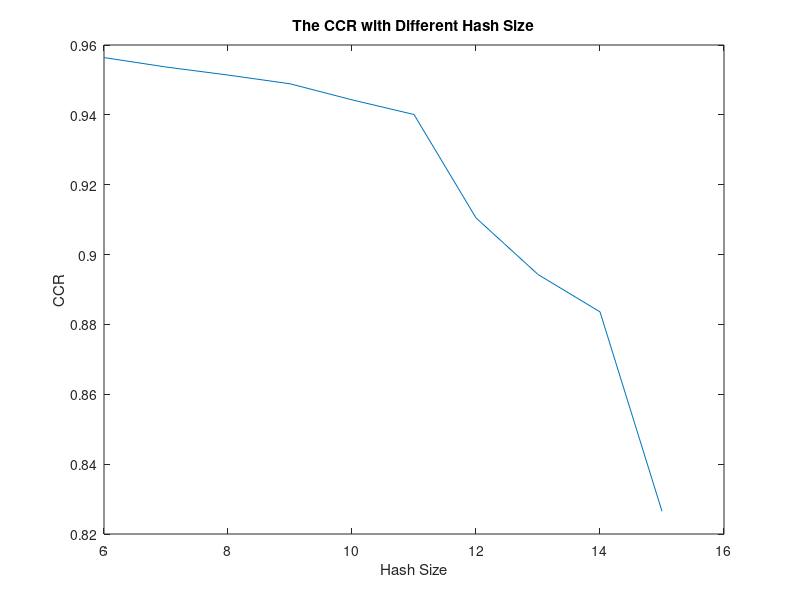
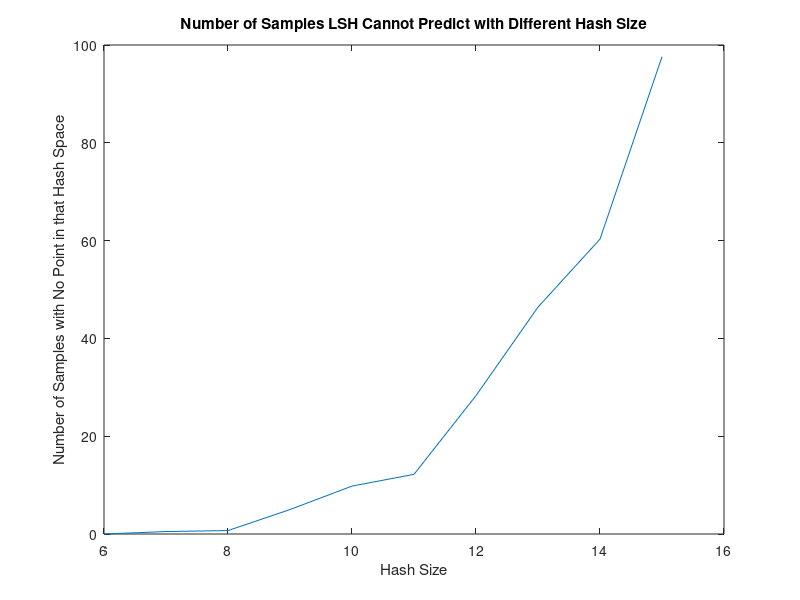
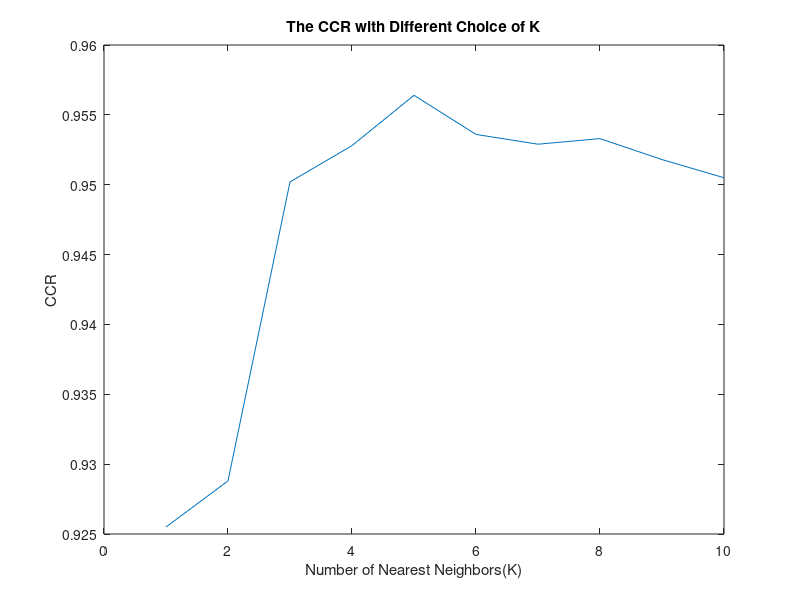

Write the MATLAB code that produced these figures, in order.
hash_size = 6:15;
% CCR1 = [0.9564,0.9457,0.9319,0.9356,0.9311,0.9431,0.9055,0.8843,0.9136,0.8765];
% n_err1 = [0,1,0,5,15,4,51,56,35,90];
% 
% CCR2 = [0.9522,0.9517,0.9248,0.9431,0.9384,0.9123,0.9355,0.9228,0.8998,0.94];
% n_err2 = [0,0,3,5,1,38,12,33,60,22];
% time2 = [507,541,63,324,311,130,210,188,82,468];
CCR = [0.9564,0.9537,0.9514,0.9489,0.9443,0.9401,0.9105,0.8943,0.8836,0.8265];
n_err = [0,0.5,0.7,5.0,9.8,12.2,28.3,46.4,60.3,97.6];
figure
plot(hash_size,CCR);
xlabel('Hash Size')
ylabel('CCR')
title('The CCR with Different Hash Size')

figure
plot(hash_size,n_err);
xlabel('Hash Size')
ylabel('Number of Samples with No Point in that Hash Space')
title('Number of Samples LSH Cannot Predict with Different Hash Size')

CCR_for_dif_k = [0.9255,0.9288,0.9502,0.9528,0.9564,0.9536,0.9529,0.9533,0.9518,0.9505];
figure
plot(1:10,CCR_for_dif_k)
xlabel('Number of Nearest Neighbors(K)')
ylabel('CCR')
title('The CCR with Different Choice of K')

